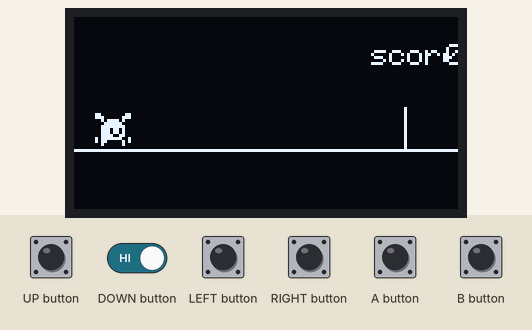
Recording of a sketch running on a simulated Arduboy, built with avr-gcc and run on an emulated ATmega32U4. Shown: 128×64 one-colour display. The inputs (shaded band) are chosen by the test bench.

Above: at 1.27 s.
1.3 s: UP button pressed for 0.15 s
At 1.4 s:
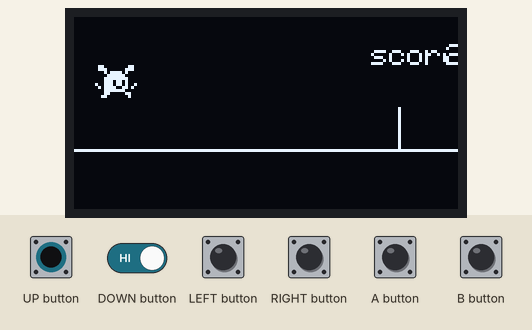
2.9 s: UP button pressed for 1 s
At 2.92 s:
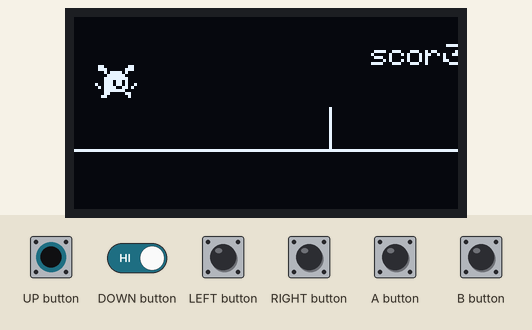
5.4 s: UP button driven LOW and DOWN button driven LOW
At 5.43 s:
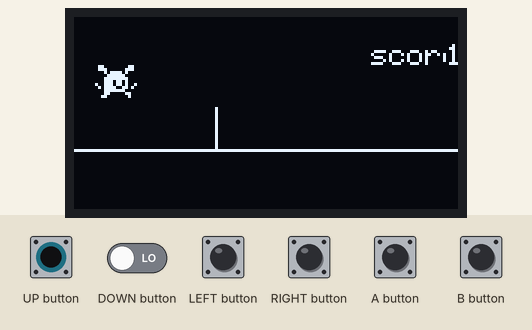
8.4 s: UP button set HIGH
At 8.71 s:
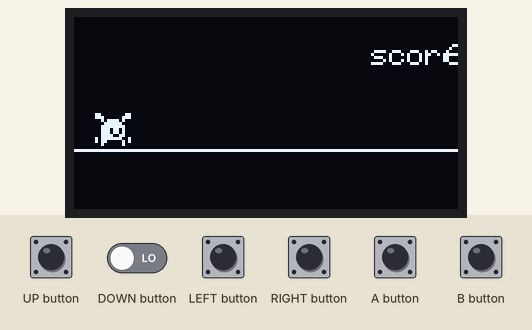
10.0 s: UP button set LOW
At 17.45 s:
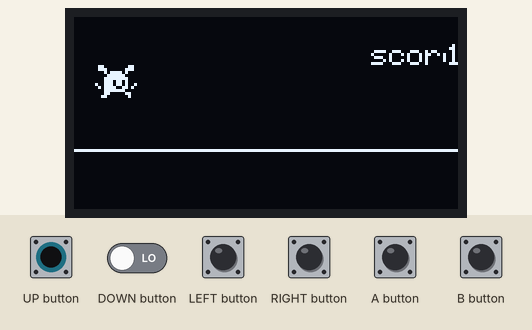

Measured:
- after the input at 1.3 s, the display: first changes at once (image 1 shows a later state)
- after the input at 2.9 s, the display: changes at once (image 2)
- after the input at 5.4 s, the display: changes at once (image 3)
- after the input at 8.4 s, the display: first changes at once (image 4 shows a later state)
- after the input at 10.0 s, the display: first changes after 0.07 s (image 5 shows a later state)

The sketch:

dog-games.ino
```cpp
// (licence header left out)
#include <Arduboy2.h>

// make an instance of arduboy used for many functions
Arduboy2 arduboy;
Sprites sprites;


const byte PROGMEM pole[] =
{
// width, height,
1, 14,
0xff,
0x3f,
};

const byte PROGMEM dog_1[] =
{
  12, 11,
  0x03, 0x03, 0xf6, 0xf8, 0xfc, 0x9c, 0x7c, 0x7c, 0x98, 0xf6, 0x03, 0x03,
  0x03, 0x00, 0x07, 0x03, 0x01, 0x01, 0x01, 0x01, 0x01, 0x06, 0x00, 0x03,

};
const byte PROGMEM dog_2[] =
{
  14, 11,
0x40, 0x83, 0x03, 0xf6, 0xf8, 0xfc, 0x9c, 0x7c, 0x7c, 0x98, 0xf6, 0x03, 0x83, 0x40,
0x00, 0x00, 0x04, 0x07, 0x03, 0x01, 0x01, 0x01, 0x01, 0x01, 0x02, 0x06, 0x00, 0x00,
};

int x=128;
int y=44;
char cdir='D';
int score;

byte frame=0;
// This function runs once in your game.
// use it for anything that needs to be set only once in your game.
void setup() {
  // initiate arduboy instance
  arduboy.begin();

  // here we set the framerate to 15, we do not need to run at
  // default 60 and it saves us battery life
  arduboy.setFrameRate(15);
}


// our main game loop, this runs once every cycle/frame.
// this is where our game logic goes.
void loop() {
  // pause render until it's time for the next frame
  if (!(arduboy.nextFrame()))
    return;

  // first we clear our screen to black
  arduboy.clear();

  // draw a line
  arduboy.drawLine(0,44,128,44,WHITE);
  sprites.drawSelfMasked(x--, 30, pole, frame);
  if (x==0){
    x=132;
  }

  if(arduboy.pressed(UP_BUTTON)){
     score=score+1;
    cdir='U';
  }
  else{
    cdir='D';
  }

switch(cdir){

  case 'U':
  sprites.drawSelfMasked(7,16 , dog_2, frame);
  break;

  case 'D':
  sprites.drawSelfMasked(7,32,dog_1,frame);
  break;
}


  // we set our cursor 5 pixels to the right and 10 down from the top
  // (positions start at 0, 0)
  arduboy.setCursor(99,9);
  arduboy.print("score=");

  arduboy.setCursor(124, 9);

  // then we print to screen what is in the Quotation marks ""
  arduboy.print(score);


  // then we finaly we tell the arduboy to display what we just wrote to the display
  arduboy.display();
}
```
